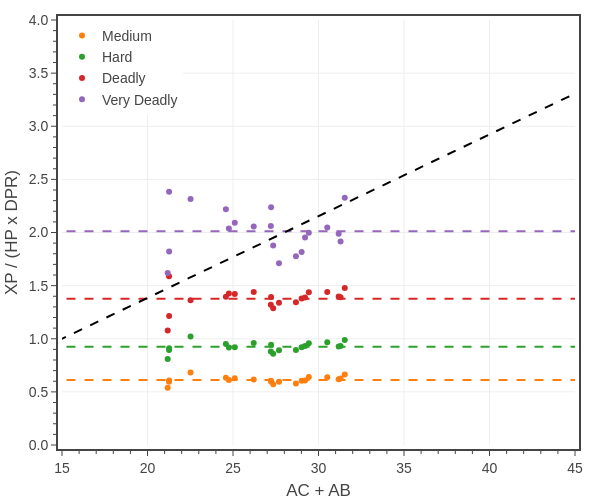

The notebook cell this image was saved under:
### Code cell
# Fig. 2: Plot PC XP/(DPR x HP) vs AB + AC

# load PC data
df = load_pc_data(
    f'../../_classes/xp-and-player-characters/pc data - Medium 2 short rests.json',
    ['level','armor class','attack bonus','hit points mean','hit points multiplier','damage per round mean'],
)
df['adj hit points mean'] = df['hit points mean']*df['hit points multiplier']
df['AC + AB'] = df['armor class'] + df['attack bonus']
df = df.groupby(['level']).mean().reset_index()

# create figure
fig = go.Figure()

COEFF = 1.0 # 4*0.65/3
groups = [
    #{'name': 'Easy'       , 'XP': np.array(ENCOUNTER_DIFFICULTIES['Easy']['XP'])       , 'color': ENCOUNTER_DIFFICULTIES['Easy']['color']},
    {'name': 'Medium'     , 'XP': np.array(ENCOUNTER_DIFFICULTIES['Medium']['XP'])     , 'color': ENCOUNTER_DIFFICULTIES['Medium']['color']},
    {'name': 'Hard'       , 'XP': np.array(ENCOUNTER_DIFFICULTIES['Hard']['XP'])       , 'color': ENCOUNTER_DIFFICULTIES['Hard']['color']},
    {'name': 'Deadly'     , 'XP': np.array(ENCOUNTER_DIFFICULTIES['Deadly']['XP'])     , 'color': ENCOUNTER_DIFFICULTIES['Deadly']['color']},
    {'name': 'Very Deadly', 'XP': np.array(ENCOUNTER_DIFFICULTIES['Very Deadly']['XP']), 'color': ENCOUNTER_DIFFICULTIES['Very Deadly']['color']},
]
for group in groups:
    name = group['name']

    df['XP ratio'] = group['XP']/(COEFF*df['adj hit points mean']*df['damage per round mean'])
    df['text'] = df.apply(lambda row: 
            f"<b>{name}</b><br>"+
            f"level: {row['level']:.0f}<br>"+
            f"AC + AB: {row['AC + AB']:.0f}<br>"+
            f"XP ratio: {row['XP ratio']:.2f}", axis=1)
    
    color = group['color']
    fig.add_trace(go.Scatter(
        x=df['AC + AB'], 
        y=df['XP ratio'],
        mode='markers', 
        line=dict(color=color, dash='solid'),
        name=name,
        legendgroup=name,
        hovertext=df['text'],
        hoverinfo='text',
    ))
    fig.add_trace(go.Scatter(
        x=[10,45], 
        y=2*[df['XP ratio'].mean()],
        mode='lines', 
        line=dict(color=color, dash='dash'),
        name=name,
        legendgroup=name,
        showlegend=False,
        hoverinfo='skip',
    ))

x = np.linspace(10,45,10)
fig.add_trace(go.Scatter(
    x=x, 
    y=(1 + (x - 15)/13),
    mode='lines', 
    line=dict(color='black', dash='dash'),
    name='linear approximation',
    showlegend=False,
    hoverinfo='skip',
))

# update layout
fig.update_layout(
    template=tfb.FIG_TEMPLATE,
    xaxis=dict(
        title_text='AC + AB',
        range=[15, 45],
        tick0=0, dtick=5,
        minor=dict(tick0=0, dtick=1),
    ),
    yaxis=dict(
        title_text='XP / (HP x DPR)',
        range=[0,4],
        tickformat='.1f',
        tick0=0, dtick=0.5,
        minor=dict(tick0=0, dtick=0.1),
    ),
    legend=dict(
        yanchor='top',  y=1.00,
        xanchor='left', x=0.00,
    ),
    width=600, 
    height=500,
)

# show figure
fig.show(config=tfb.FIG_CONFIG)

# save figures
if SAVEFIGS:
    fig.update_layout(autosize=True, width=None, height=None)
    tfb.save_fig_html(fig, format='large', name=f'./fig-pc-accuracy-vs-acab-large')
    tfb.save_fig_html(fig, format='small', name=f'./fig-pc-accuracy-vs-acab-small', marker_size=4, legend_font_size=8)

### Figure 1 — Plotly figure (JSON) as saved in the notebook; plotly's stock layout.template omitted (floating-point values rounded to 4 significant figures)
{"data": [{"hoverinfo": "text", "hovertext": ["<b>Medium</b><br>level: 1<br>AC + AB: 21<br>XP ratio: 0.54", "<b>Medium</b><br>level: 2<br>AC + AB: 21<br>XP ratio: 0.61", "<b>Medium</b><br>level: 3<br>AC + AB: 21<br>XP ratio: 0.60", "<b>Medium</b><br>level: 4<br>AC + AB: 23<br>XP ratio: 0.68", "<b>Medium</b><br>level: 5<br>AC + AB: 25<br>XP ratio: 0.63", "<b>Medium</b><br>level: 6<br>AC + AB: 25<br>XP ratio: 0.61", "<b>Medium</b><br>level: 7<br>AC + AB: 25<br>XP ratio: 0.63", "<b>Medium</b><br>level: 8<br>AC + AB: 26<br>XP ratio: 0.62", "<b>Medium</b><br>level: 9<br>AC + AB: 27<br>XP ratio: 0.60", "<b>Medium</b><br>level: 10<br>AC + AB: 27<br>XP ratio: 0.60", "<b>Medium</b><br>level: 11<br>AC + AB: 27<br>XP ratio: 0.57", "<b>Medium</b><br>level: 12<br>AC + AB: 28<br>XP ratio: 0.60", "<b>Medium</b><br>level: 13<br>AC + AB: 29<br>XP ratio: 0.58", "<b>Medium</b><br>level: 14<br>AC + AB: 29<br>XP ratio: 0.61", "<b>Medium</b><br>level: 15<br>AC + AB: 29<br>XP ratio: 0.61", "<b>Medium</b><br>level: 16<br>AC + AB: 29<br>XP ratio: 0.64", "<b>Medium</b><br>level: 17<br>AC + AB: 31<br>XP ratio: 0.64", "<b>Medium</b><br>level: 18<br>AC + AB: 31<br>XP ratio: 0.62", "<b>Medium</b><br>level: 19<br>AC + AB: 31<br>XP ratio: 0.63", "<b>Medium</b><br>level: 20<br>AC + AB: 32<br>XP ratio: 0.66"], "legendgroup": "Medium", "line": {"color": "#FF7F0E", "dash": "solid"}, "mode": "markers", "name": "Medium", "type": "scatter", "x": [21.18, 21.26, 21.26, 22.52, 24.58, 24.76, 25.1, 26.21, 27.21, 27.23, 27.35, 27.69, 28.68, 29.01, 29.21, 29.43, 30.51, 31.18, 31.29, 31.54], "y": [0.5392, 0.6073, 0.5958, 0.6813, 0.6339, 0.6115, 0.6273, 0.617, 0.6045, 0.5967, 0.572, 0.595, 0.5792, 0.6052, 0.6074, 0.639, 0.6386, 0.6183, 0.6254, 0.6632]}, {"hoverinfo": "skip", "legendgroup": "Medium", "line": {"color": "#FF7F0E", "dash": "dash"}, "mode": "lines", "name": "Medium", "showlegend": false, "type": "scatter", "x": [10, 45], "y": [0.6129, 0.6129]}, {"hoverinfo": "text", "hovertext": ["<b>Hard</b><br>level: 1<br>AC + AB: 21<br>XP ratio: 0.81", "<b>Hard</b><br>level: 2<br>AC + AB: 21<br>XP ratio: 0.91", "<b>Hard</b><br>level: 3<br>AC + AB: 21<br>XP ratio: 0.89", "<b>Hard</b><br>level: 4<br>AC + AB: 23<br>XP ratio: 1.02", "<b>Hard</b><br>level: 5<br>AC + AB: 25<br>XP ratio: 0.95", "<b>Hard</b><br>level: 6<br>AC + AB: 25<br>XP ratio: 0.92", "<b>Hard</b><br>level: 7<br>AC + AB: 25<br>XP ratio: 0.92", "<b>Hard</b><br>level: 8<br>AC + AB: 26<br>XP ratio: 0.96", "<b>Hard</b><br>level: 9<br>AC + AB: 27<br>XP ratio: 0.88", "<b>Hard</b><br>level: 10<br>AC + AB: 27<br>XP ratio: 0.94", "<b>Hard</b><br>level: 11<br>AC + AB: 27<br>XP ratio: 0.86", "<b>Hard</b><br>level: 12<br>AC + AB: 28<br>XP ratio: 0.89", "<b>Hard</b><br>level: 13<br>AC + AB: 29<br>XP ratio: 0.90", "<b>Hard</b><br>level: 14<br>AC + AB: 29<br>XP ratio: 0.92", "<b>Hard</b><br>level: 15<br>AC + AB: 29<br>XP ratio: 0.93", "<b>Hard</b><br>level: 16<br>AC + AB: 29<br>XP ratio: 0.96", "<b>Hard</b><br>level: 17<br>AC + AB: 31<br>XP ratio: 0.97", "<b>Hard</b><br>level: 18<br>AC + AB: 31<br>XP ratio: 0.93", "<b>Hard</b><br>level: 19<br>AC + AB: 31<br>XP ratio: 0.93", "<b>Hard</b><br>level: 20<br>AC + AB: 32<br>XP ratio: 0.99"], "legendgroup": "Hard", "line": {"color": "#2CA02C", "dash": "solid"}, "mode": "markers", "name": "Hard", "type": "scatter", "x": [21.18, 21.26, 21.26, 22.52, 24.58, 24.76, 25.1, 26.21, 27.21, 27.23, 27.35, 27.69, 28.68, 29.01, 29.21, 29.43, 30.51, 31.18, 31.29, 31.54], "y": [0.8088, 0.911, 0.8937, 1.022, 0.9509, 0.9172, 0.9201, 0.9597, 0.8793, 0.9447, 0.858, 0.8925, 0.8951, 0.9199, 0.9327, 0.9585, 0.9661, 0.9274, 0.9317, 0.989]}, {"hoverinfo": "skip", "legendgroup": "Hard", "line": {"color": "#2CA02C", "dash": "dash"}, "mode": "lines", "name": "Hard", "showlegend": false, "type": "scatter", "x": [10, 45], "y": [0.9239, 0.9239]}, {"hoverinfo": "text", "hovertext": ["<b>Deadly</b><br>level: 1<br>AC + AB: 21<br>XP ratio: 1.08", "<b>Deadly</b><br>level: 2<br>AC + AB: 21<br>XP ratio: 1.21", "<b>Deadly</b><br>level: 3<br>AC + AB: 21<br>XP ratio: 1.59", "<b>Deadly</b><br>level: 4<br>AC + AB: 23<br>XP ratio: 1.36", "<b>Deadly</b><br>level: 5<br>AC + AB: 25<br>XP ratio: 1.39", "<b>Deadly</b><br>level: 6<br>AC + AB: 25<br>XP ratio: 1.43", "<b>Deadly</b><br>level: 7<br>AC + AB: 25<br>XP ratio: 1.42", "<b>Deadly</b><br>level: 8<br>AC + AB: 26<br>XP ratio: 1.44", "<b>Deadly</b><br>level: 9<br>AC + AB: 27<br>XP ratio: 1.32", "<b>Deadly</b><br>level: 10<br>AC + AB: 27<br>XP ratio: 1.39", "<b>Deadly</b><br>level: 11<br>AC + AB: 27<br>XP ratio: 1.29", "<b>Deadly</b><br>level: 12<br>AC + AB: 28<br>XP ratio: 1.34", "<b>Deadly</b><br>level: 13<br>AC + AB: 29<br>XP ratio: 1.34", "<b>Deadly</b><br>level: 14<br>AC + AB: 29<br>XP ratio: 1.38", "<b>Deadly</b><br>level: 15<br>AC + AB: 29<br>XP ratio: 1.39", "<b>Deadly</b><br>level: 16<br>AC + AB: 29<br>XP ratio: 1.44", "<b>Deadly</b><br>level: 17<br>AC + AB: 31<br>XP ratio: 1.44", "<b>Deadly</b><br>level: 18<br>AC + AB: 31<br>XP ratio: 1.40", "<b>Deadly</b><br>level: 19<br>AC + AB: 31<br>XP ratio: 1.39", "<b>Deadly</b><br>level: 20<br>AC + AB: 32<br>XP ratio: 1.48"], "legendgroup": "Deadly", "line": {"color": "#D62728", "dash": "solid"}, "mode": "markers", "name": "Deadly", "type": "scatter", "x": [21.18, 21.26, 21.26, 22.52, 24.58, 24.76, 25.1, 26.21, 27.21, 27.23, 27.35, 27.69, 28.68, 29.01, 29.21, 29.43, 30.51, 31.18, 31.29, 31.54], "y": [1.078, 1.215, 1.589, 1.363, 1.395, 1.427, 1.422, 1.44, 1.319, 1.392, 1.287, 1.339, 1.343, 1.38, 1.388, 1.438, 1.441, 1.399, 1.391, 1.478]}, {"hoverinfo": "skip", "legendgroup": "Deadly", "line": {"color": "#D62728", "dash": "dash"}, "mode": "lines", "name": "Deadly", "showlegend": false, "type": "scatter", "x": [10, 45], "y": [1.376, 1.376]}, {"hoverinfo": "text", "hovertext": ["<b>Very Deadly</b><br>level: 1<br>AC + AB: 21<br>XP ratio: 1.62", "<b>Very Deadly</b><br>level: 2<br>AC + AB: 21<br>XP ratio: 1.82", "<b>Very Deadly</b><br>level: 3<br>AC + AB: 21<br>XP ratio: 2.38", "<b>Very Deadly</b><br>level: 4<br>AC + AB: 23<br>XP ratio: 2.32", "<b>Very Deadly</b><br>level: 5<br>AC + AB: 25<br>XP ratio: 2.22", "<b>Very Deadly</b><br>level: 6<br>AC + AB: 25<br>XP ratio: 2.04", "<b>Very Deadly</b><br>level: 7<br>AC + AB: 25<br>XP ratio: 2.09", "<b>Very Deadly</b><br>level: 8<br>AC + AB: 26<br>XP ratio: 2.06", "<b>Very Deadly</b><br>level: 9<br>AC + AB: 27<br>XP ratio: 2.06", "<b>Very Deadly</b><br>level: 10<br>AC + AB: 27<br>XP ratio: 2.24", "<b>Very Deadly</b><br>level: 11<br>AC + AB: 27<br>XP ratio: 1.88", "<b>Very Deadly</b><br>level: 12<br>AC + AB: 28<br>XP ratio: 1.71", "<b>Very Deadly</b><br>level: 13<br>AC + AB: 29<br>XP ratio: 1.78", "<b>Very Deadly</b><br>level: 14<br>AC + AB: 29<br>XP ratio: 1.82", "<b>Very Deadly</b><br>level: 15<br>AC + AB: 29<br>XP ratio: 1.95", "<b>Very Deadly</b><br>level: 16<br>AC + AB: 29<br>XP ratio: 2.00", "<b>Very Deadly</b><br>level: 17<br>AC + AB: 31<br>XP ratio: 2.05", "<b>Very Deadly</b><br>level: 18<br>AC + AB: 31<br>XP ratio: 1.99", "<b>Very Deadly</b><br>level: 19<br>AC + AB: 31<br>XP ratio: 1.91", "<b>Very Deadly</b><br>level: 20<br>AC + AB: 32<br>XP ratio: 2.33"], "legendgroup": "Very Deadly", "line": {"color": "#9467BD", "dash": "solid"}, "mode": "markers", "name": "Very Deadly", "type": "scatter", "x": [21.18, 21.26, 21.26, 22.52, 24.58, 24.76, 25.1, 26.21, 27.21, 27.23, 27.35, 27.69, 28.68, 29.01, 29.21, 29.43, 30.51, 31.18, 31.29, 31.54], "y": [1.618, 1.822, 2.383, 2.316, 2.219, 2.038, 2.091, 2.057, 2.061, 2.237, 1.877, 1.711, 1.777, 1.816, 1.952, 1.997, 2.047, 1.987, 1.914, 2.327]}, {"hoverinfo": "skip", "legendgroup": "Very Deadly", "line": {"color": "#9467BD", "dash": "dash"}, "mode": "lines", "name": "Very Deadly", "showlegend": false, "type": "scatter", "x": [10, 45], "y": [2.012, 2.012]}, {"hoverinfo": "skip", "line": {"color": "black", "dash": "dash"}, "mode": "lines", "name": "linear approximation", "showlegend": false, "type": "scatter", "x": [10, 13.89, 17.78, 21.67, 25.56, 29.44, 33.33, 37.22, 41.11, 45], "y": [0.6154, 0.9145, 1.214, 1.513, 1.812, 2.111, 2.41, 2.709, 3.009, 3.308]}], "layout": {"height": 500, "legend": {"x": 0, "xanchor": "left", "y": 1, "yanchor": "top"}, "width": 600, "xaxis": {"dtick": 5, "minor": {"dtick": 1, "tick0": 0}, "range": [15, 45], "tick0": 0, "title": {"text": "AC + AB"}}, "yaxis": {"dtick": 0.5, "minor": {"dtick": 0.1, "tick0": 0}, "range": [0, 4], "tick0": 0, "tickformat": ".1f", "title": {"text": "XP / (HP x DPR)"}}}}
